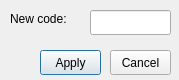
<?xml version="1.0" encoding="UTF-8"?>
<ui version="4.0">
 <class>RecodeEventDialog</class>
 <widget class="QDialog" name="RecodeEventDialog">
  <property name="geometry">
   <rect>
    <x>0</x>
    <y>0</y>
    <width>179</width>
    <height>80</height>
   </rect>
  </property>
  <property name="windowTitle">
   <string>Dialog</string>
  </property>
  <widget class="QLineEdit" name="eventCodeLineEdit">
   <property name="geometry">
    <rect>
     <x>90</x>
     <y>10</y>
     <width>81</width>
     <height>25</height>
    </rect>
   </property>
  </widget>
  <widget class="QLabel" name="label">
   <property name="geometry">
    <rect>
     <x>10</x>
     <y>10</y>
     <width>81</width>
     <height>17</height>
    </rect>
   </property>
   <property name="text">
    <string>New code:</string>
   </property>
  </widget>
  <widget class="QPushButton" name="applyButton">
   <property name="geometry">
    <rect>
     <x>40</x>
     <y>50</y>
     <width>61</width>
     <height>25</height>
    </rect>
   </property>
   <property name="text">
    <string>Apply</string>
   </property>
  </widget>
  <widget class="QPushButton" name="cancelButton">
   <property name="geometry">
    <rect>
     <x>110</x>
     <y>50</y>
     <width>61</width>
     <height>25</height>
    </rect>
   </property>
   <property name="text">
    <string>Cancel</string>
   </property>
  </widget>
 </widget>
 <resources/>
 <connections/>
</ui>
